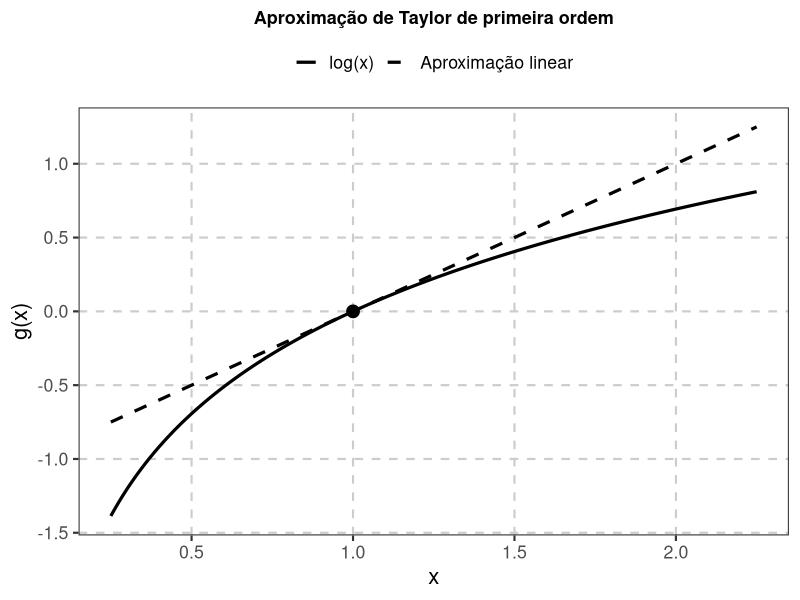
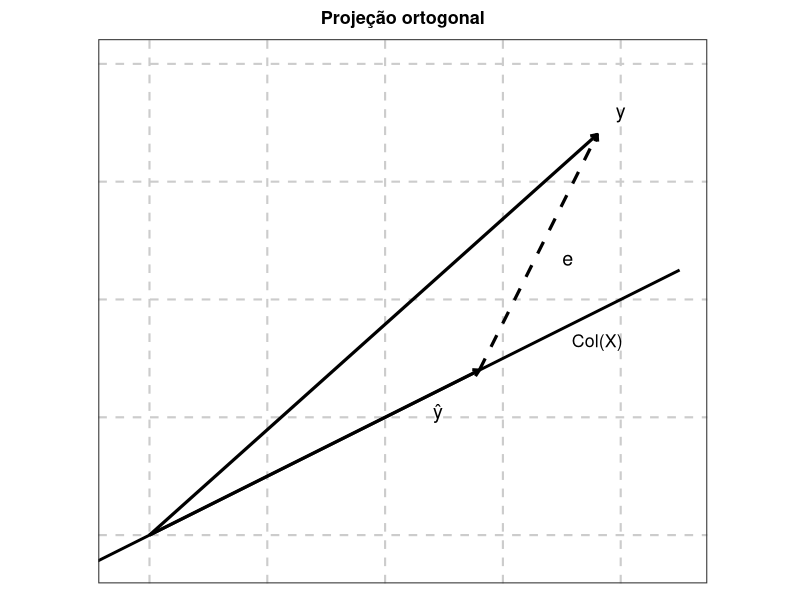
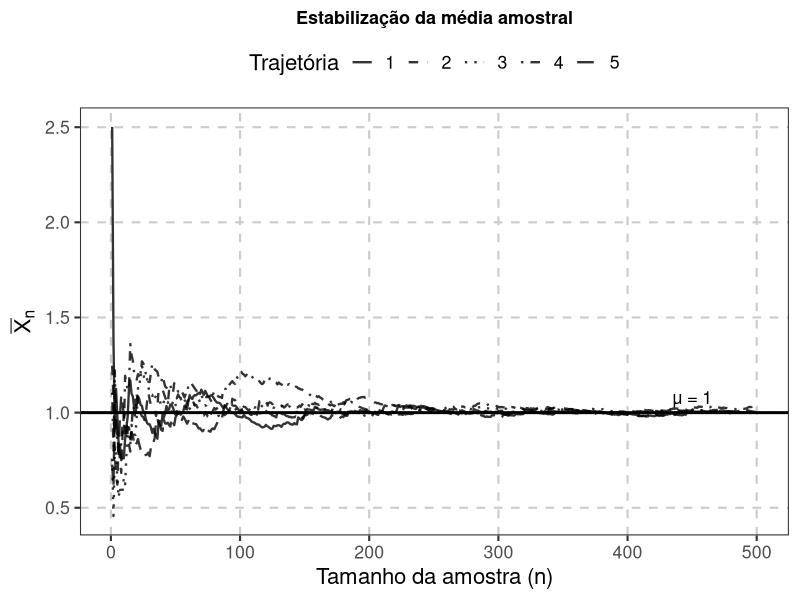
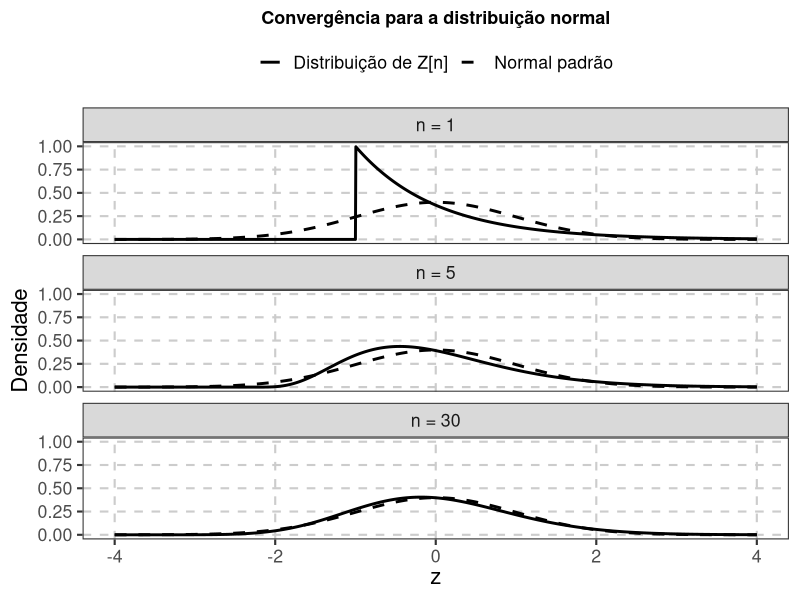
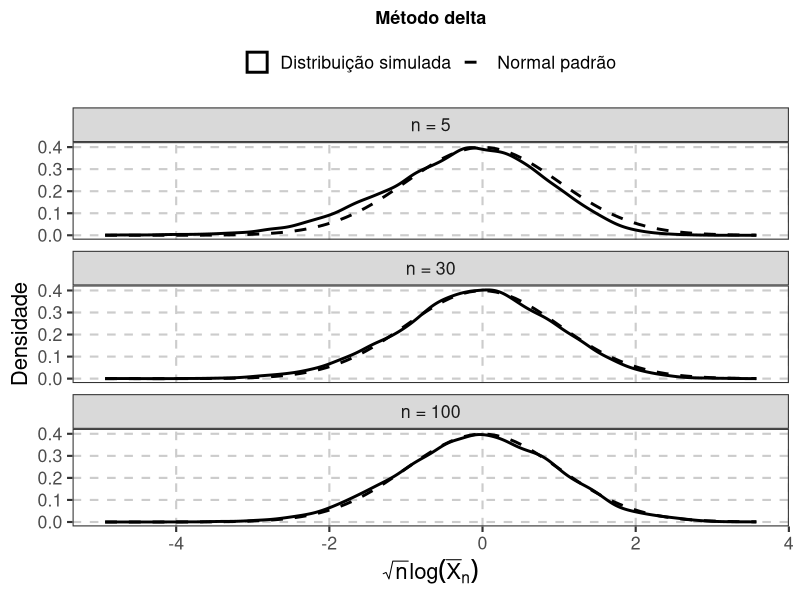

These figures' R source, in order:
## ---- chunk 1
#| echo: false
#| include: false

library(ggplot2)
library(dplyr)
library(tidyr)
library(patchwork)

tema_matematico <- theme_bw(base_size = 16) +
  theme(
    plot.title = element_text(
      size = 13,
      face = "bold",
      hjust = 0.5
    ),
    legend.position = "top",
    panel.grid.major = element_line(
      color = "gray80",
      linetype = "dashed"
    ),
    panel.grid.minor = element_blank()
  )
## ---- chunk 2
#| label: fig-taylor-log
#| echo: false
#| fig-width: 6
#| fig-height: 5
#| fig-align: center
#| fig-cap: "Função logarítmica e sua aproximação de Taylor de primeira ordem em torno de a = 1."
#| warning: false
#| message: false

dados_taylor <- tibble(
  x = seq(0.25, 2.25, length.out = 1000)
) |>
  mutate(
    funcao = log(x),
    aproximacao = x - 1
  ) |>
  pivot_longer(
    cols = c(funcao, aproximacao),
    names_to = "tipo",
    values_to = "y"
  ) |>
  mutate(
    tipo = factor(
      tipo,
      levels = c("funcao", "aproximacao"),
      labels = c(
        "log(x)",
        "Aproximação linear"
      )
    )
  )

ggplot(
  dados_taylor,
  aes(
    x = x,
    y = y,
    linetype = tipo
  )
) +
  geom_line(linewidth = 1.1) +
  geom_point(
    data = tibble(
      x = 1,
      y = 0
    ),
    aes(
      x = x,
      y = y
    ),
    inherit.aes = FALSE,
    size = 4
  ) +
  scale_linetype_manual(
    values = c("solid", "dashed")
  ) +
  labs(
    title = "Aproximação de Taylor de primeira ordem",
    x = "x",
    y = "g(x)",
    linetype = NULL
  ) +
  tema_matematico
## ---- chunk 3
#| label: fig-projecao-ortogonal
#| echo: false
#| fig-width: 6
#| fig-height: 5
#| fig-align: center
#| fig-cap: "Representação geométrica de uma projeção ortogonal: o vetor y é decomposto em sua projeção sobre um subespaço e em um resíduo ortogonal."
#| warning: false
#| message: false

vetores <- tibble(
  tipo = c(
    "y",
    "y_hat",
    "e"
  ),
  x0 = c(
    0,
    0,
    2.8
  ),
  y0 = c(
    0,
    0,
    1.4
  ),
  x1 = c(
    3.8,
    2.8,
    3.8
  ),
  y1 = c(
    3.4,
    1.4,
    3.4
  )
)

subespaco <- tibble(
  x = c(-0.5, 4.5),
  y = c(-0.25, 2.25)
)

ggplot() +
  geom_line(
    data = subespaco,
    aes(
      x = x,
      y = y
    ),
    linewidth = 1
  ) +
  geom_segment(
    data = vetores,
    aes(
      x = x0,
      y = y0,
      xend = x1,
      yend = y1,
      linetype = tipo
    ),
    linewidth = 1.1,
    arrow = grid::arrow(
      length = grid::unit(0.18, "cm")
    )
  ) +
  annotate(
    "text",
    x = 4,
    y = 3.6,
    label = "y",
    size = 5
  ) +
  annotate(
    "text",
    x = 2.45,
    y = 1.05,
    label = "ŷ",
    size = 5
  ) +
  annotate(
    "text",
    x = 3.55,
    y = 2.35,
    label = "e",
    size = 5
  ) +
  annotate(
    "text",
    x = 3.8,
    y = 1.65,
    label = "Col(X)",
    size = 4.5
  ) +
  coord_equal(
    xlim = c(-0.2, 4.5),
    ylim = c(-0.2, 4)
  ) +
  scale_linetype_manual(
    values = c(
      "e" = "dashed",
      "y" = "solid",
      "y_hat" = "solid"
    ),
    guide = "none"
  ) +
  labs(
    title = "Projeção ortogonal",
    x = NULL,
    y = NULL
  ) +
  tema_matematico +
  theme(
    axis.text = element_blank(),
    axis.ticks = element_blank(),
    panel.grid = element_blank()
  )
## ---- chunk 4
#| label: fig-lgfn-media-amostral
#| echo: false
#| fig-width: 6
#| fig-height: 6
#| fig-align: center
#| fig-cap: "Trajetórias de médias acumuladas de amostras exponenciais com média 1."
#| warning: false
#| message: false

set.seed(1234)

n_max <- 500
n_traj <- 5

dados_lgfn <- tidyr::crossing(
  trajetoria = factor(1:n_traj),
  n = 1:n_max
) |>
  group_by(trajetoria) |>
  mutate(
    X = rexp(
      n_max,
      rate = 1
    ),
    media = cummean(X)
  ) |>
  ungroup()

ggplot(
  dados_lgfn,
  aes(
    x = n,
    y = media,
    group = trajetoria,
    linetype = trajetoria
  )
) +
  geom_line(
    linewidth = 0.8,
    alpha = 0.8
  ) +
  geom_hline(
    yintercept = 1,
    linewidth = 1
  ) +
  annotate(
    "text",
    x = 450,
    y = 1.08,
    label = "\u03bc = 1",
    size = 4.5
  ) +
  scale_linetype_manual(
    values = c(
      "solid",
      "dashed",
      "dotted",
      "dotdash",
      "longdash"
    )
  ) +
  labs(
    title = "Estabilização da média amostral",
    x = "Tamanho da amostra (n)",
    y = expression(bar(X)[n]),
    linetype = "Trajetória"
  ) +
  tema_matematico
## ---- chunk 5
#| label: fig-tcl-exponencial
#| echo: false
#| fig-width: 6
#| fig-height: 10
#| fig-align: center
#| fig-cap: "Densidade da média exponencial padronizada para diferentes tamanhos de amostra e densidade da distribuição normal padrão."
#| warning: false
#| message: false

ns <- c(1, 5, 30)

z <- seq(-4, 4, length.out = 1500)

dados_tcl <- tidyr::crossing(
  z = z,
  n = ns
) |>
  mutate(
    s = n + sqrt(n) * z,
    densidade = if_else(
      s > 0,
      sqrt(n) *
        dgamma(
          s,
          shape = n,
          rate = 1
        ),
      0
    ),
    normal = dnorm(z),
    n = factor(
      n,
      levels = ns,
      labels = c(
        "n = 1",
        "n = 5",
        "n = 30"
      )
    )
  )

ggplot(
  dados_tcl,
  aes(
    x = z
  )
) +
  geom_line(
    aes(
      y = densidade,
      linetype = "Distribuição de Z[n]"
    ),
    linewidth = 1
  ) +
  geom_line(
    aes(
      y = normal,
      linetype = "Normal padrão"
    ),
    linewidth = 1
  ) +
  facet_wrap(
    ~ n,
    ncol = 1
  ) +
  scale_linetype_manual(
    values = c(
      "Distribuição de Z[n]" = "solid",
      "Normal padrão" = "dashed"
    )
  ) +
  labs(
    title = "Convergência para a distribuição normal",
    x = expression(z),
    y = "Densidade",
    linetype = NULL
  ) +
  tema_matematico
## ---- chunk 6
#| label: fig-metodo-delta
#| echo: false
#| fig-width: 6
#| fig-height: 10
#| fig-align: center
#| fig-cap: "Distribuição simulada da transformação da média amostral e densidade normal padrão prevista pelo método delta."
#| warning: false
#| message: false

set.seed(1234)

ns <- c(5, 30, 100)
B <- 10000

dados_delta <- bind_rows(
  lapply(
    ns,
    function(n) {
      amostras <- matrix(
        rexp(
          B * n,
          rate = 1
        ),
        nrow = B,
        ncol = n
      )

      medias <- rowMeans(amostras)

      tibble(
        n = n,
        z = sqrt(n) * log(medias)
      )
    }
  )
) |>
  mutate(
    n = factor(
      n,
      levels = ns,
      labels = c(
        "n = 5",
        "n = 30",
        "n = 100"
      )
    )
  )

ggplot(
  dados_delta,
  aes(
    x = z
  )
) +
  geom_density(
    aes(
      linetype = "Distribuição simulada"
    ),
    linewidth = 1
  ) +
  stat_function(
    fun = dnorm,
    aes(
      linetype = "Normal padrão"
    ),
    linewidth = 1
  ) +
  facet_wrap(
    ~ n,
    ncol = 1
  ) +
  scale_linetype_manual(
    values = c(
      "Distribuição simulada" = "solid",
      "Normal padrão" = "dashed"
    )
  ) +
  labs(
    title = "Método delta",
    x = expression(
      sqrt(n) * log(bar(X)[n])
    ),
    y = "Densidade",
    linetype = NULL
  ) +
  tema_matematico
